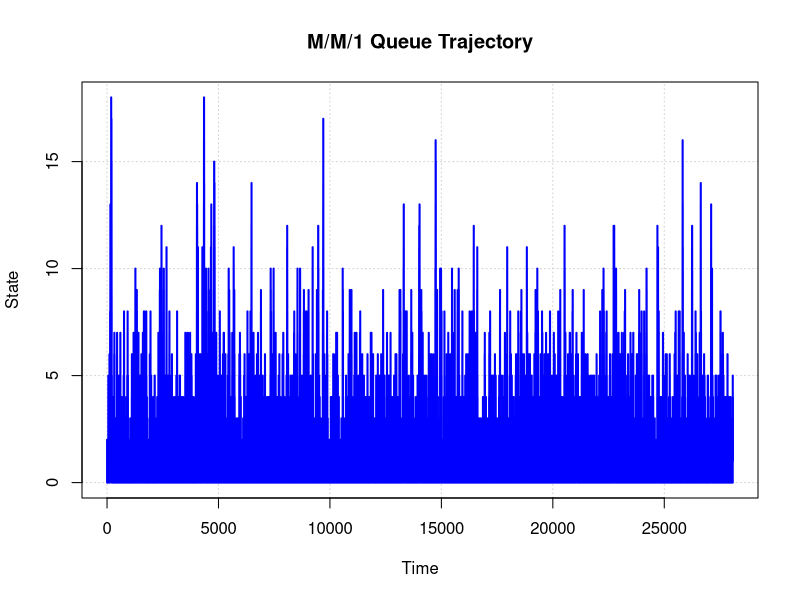

Reproduce this figure in R.
#specifying parameters
lambda<- 1
mu<- 1.5
njumps<- 50000

#defining state and time as vectors
N<- c()
time<- c()

#setting initial values
N[1]<- 1
time[1]<- 0

#specifying seed
set.seed(353332)

#simulating trajectory
i<- 2

repeat  {
  time.birth<- -1/lambda*log(1-runif(1))
  time.death<- -1/mu*log(1-runif(1))
  
  if(time.birth < time.death | N[i-1]==0) { 
    time[i]<- time[i-1] + time.birth - 0.001
  N[i]<- N[i-1]

if(i==2*njumps+2) break
else { 
  time[i+1]<- time[i] + 0.001
  N[i+1]<- N[i] + 1
  i<- i+2
     }
  }
  
  if(time.death < time.birth & N[i-1]!=0) { 
    time[i]<- time[i-1] + time.death - 0.001
    N[i]<- N[i-1]
    
    if(i==2*njumps+2) break
    else { 
      time[i+1]<- time[i] + 0.001
      N[i+1]<- N[i] - 1
      i<- i+2
    }
  }
}
#plotting trajectory
plot(time, N, type="l", main="M/M/1 Queue Trajectory", lty=1, lwd=2, col="blue", xlab="Time", ylab="State",
panel.first=grid())

#rerun with njumps<- 50000 
print(mean(N))
